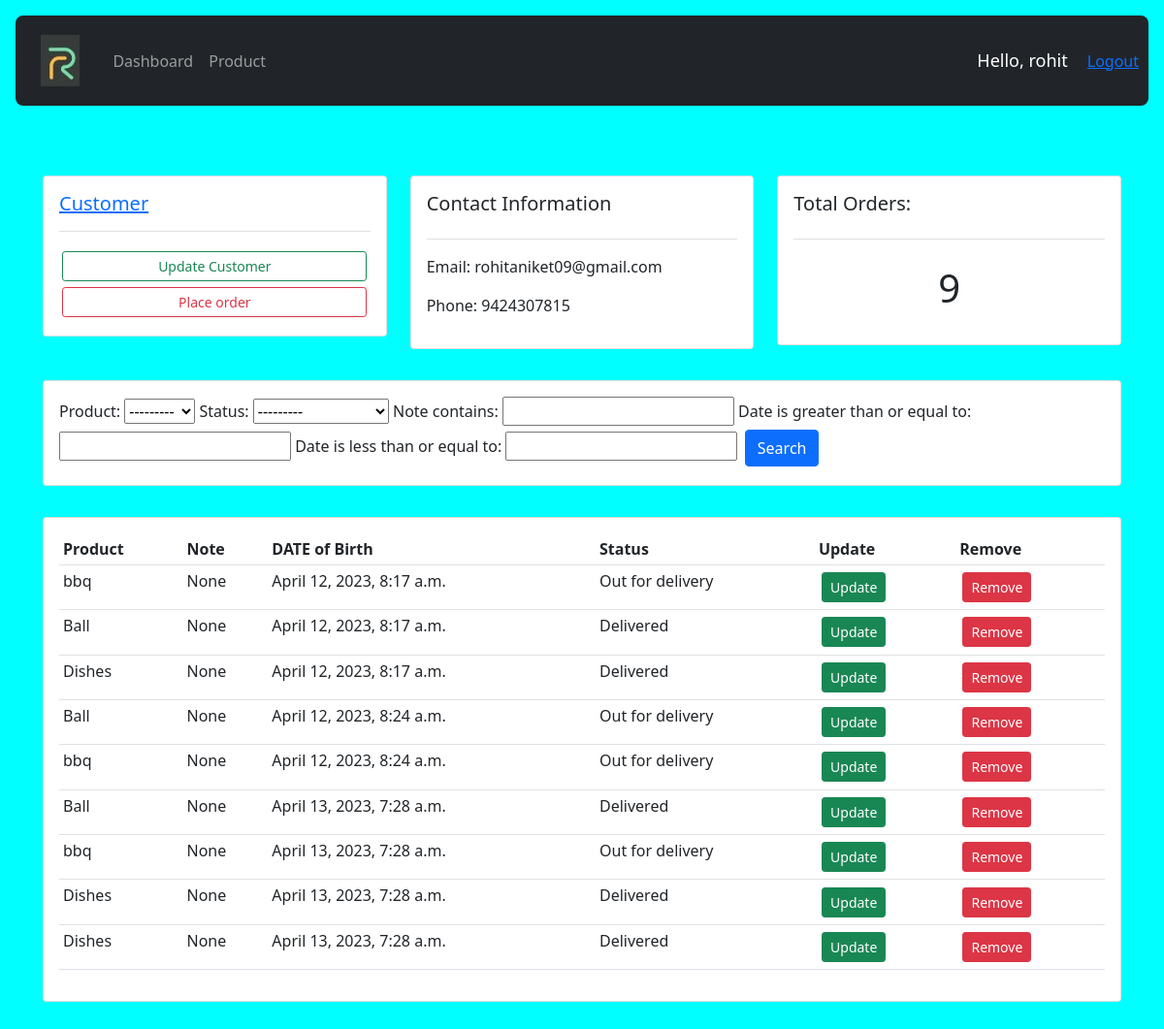
The app's page /customer/1/ (signed in) with its own data.
### accounts/models.py (models this page shows, shortened)
class Customer(models.Model):
	user = models.OneToOneField(User,null=True,blank=True,on_delete=models.CASCADE)
	name = models.CharField(max_length=200,null=True)
	phone= models.CharField(max_length=200,null=True)
	email=models.CharField(max_length=200,null=True)
	profile_pic = models.ImageField(default = "r.jpg",null=True,blank=True)
	date = models.DateTimeField(auto_now_add = True,null = True)

class Order(models.Model):
	STATUS = (('Pending','Pending'),
			  ('Out for delivery','Out for delivery'),
			  ('Delivered','Delivered'))
	customer=models.ForeignKey(Customer,null=True,on_delete=models.SET_NULL)
	product=models.ForeignKey(Product,null=True,on_delete=models.SET_NULL)
	date = models.DateTimeField(auto_now_add = True,null = True)
	status = models.CharField(max_length=200,null=True,choices=STATUS)
	note = models.CharField(max_length=1000,null=True)

class Product(models.Model):
	CATEGORY = (('iNDOOR','INDOOR'),
				('Out Door','Out Door'),)
	name=models.CharField(max_length=200,null=True)
	price=models.FloatField(null=True)
	category=models.CharField(max_length=200,null=True,choices=CATEGORY)
	description=models.CharField(max_length=200,null=True,blank = True)
	data =models.DateTimeField(auto_now_add = True,null = True)
	tags = models.ManyToManyField(Tag)
	def __str__(self):
		return self.name

### accounts/decorators.py (the view)
		def wrapper_func(request,*args,**kwargs):
			group = None
			if request.user.groups.exists():
				group = request.user.groups.all()[0].name
			if group in allowed_roles:
				return view_func(request,*args,**kwargs)
			else:
				return HttpResponse('You are not authorized to view this page')

### accounts/views.py (called while the page is built)
@login_required(login_url='login')
@allowed_users(allowed_roles=['Admin'])
def customer(request,pk_test):
	customer = Customer.objects.get(id = pk_test)
	orders = customer.order_set.all()
	countorder = orders.count()
	myFilter = OrderFilter(request.GET,queryset=orders)
	orders = myFilter.qs
	context = {'customer':customer,'orders':orders,'count':countorder,'myFilter':myFilter}
	return render(request,'accounts/cus.html',context)

### accounts/templates/accounts/cus.html (shortened to what this page needs)
{% extends  'accounts/main.html'%}
{% block content%}
<br>
<div class="row">
	<div class="col-md">
		<div class="card card-body">
			<h5>
				Customer
			</h5>
			<hr>
			<a class="btn btn-outline-success btn-sm" href="">
				Update Customer
			</a>
			<a class="btn btn-outline-danger btn-sm" href="{% url 'order_form' customer.id%}">
					Place order
			</a>
		</div>
	</div>
	<div class="col-md">
		<div class="card card-body">
			<h5>Contact Information</h5>
			<hr>
			<p>Email: {{customer.email}}</p>
			<p>Phone: {{customer.phone}}</p>
		</div>
	</div>
	<div class="col-md">
		<div class="card card-body">
			<h5>Total Orders:</h5>
			<hr>
			<h1 style="text-align: center;padding: 10px;">{{count}}	</h1>
		</div>
	</div>
</div>
<div class="row">
	<div class="col">
		<div class="card card-body">
			<form method="get">
				{{myFilter.form}}
				<button class="btn btn-primary" type="submit">Search</button>
			</form>
		</div>
	</div>
</div>
<div class="row">
	<div class="col-md">
		<div class="card card-body">
			<table class="table table-sm">
				<tr>
					<th>
						Product
					</th>
					<th>Note</th>
					<th>DATE of Birth</th>
					<th>Status</th>
					<th>Update</th>
					<th>Remove</th>
				</tr>
				{% for order in orders%}
					<tr>
						<td>{{order.product}}</td>
						<td>{{order.note}}</td>
						<td>{{order.date}}</td>
						<td>{{order.status}}</td>
						   <td><a  class="btn btn-success btn-sm btn-block" href="{% url 'update' order.id%}">Update</a></td>
                        <td><a href="{% url 'delete_order' order.id%}" class="btn btn-danger btn-sm btn-block">Remove</a></td>
					</tr>
				{% endfor %}
			</table>
		</div>
	</div>
</div>
{%endblock%}

### accounts/templates/accounts/navbar.html (shortened to what this page needs)
{% load static %}
<!DOCTYPE html>
<html lang="en">
<head>
</head>
<body>
  <nav class="navbar navbar-expand-lg navbar-dark bg-dark">
    <img class="btn btn-link" src="{% static 'images/r.jpg'%}">
    <div class="collapse navbar-collapse" id="navbarNav">
      <ul class="navbar-nav">
        {% if request.user.is_staff %}
         <li class="nav-item">
          <a class="nav-link" href="{% url 'home' %}">Dashboard</a>
        </li>
        <li class="nav-item active">
          <a class="nav-link" href="{% url 'product' %}">Product </a>
        </li>
        {% else %}
          <li class="nav-item">
            <a class="nav-link" href="{% url 'account'%}">Settings</a>
          </li>
        {% endif %}
      </ul>
    </div>
    <span class ="hello-msg ">Hello, {{request.user}}</span>
    <span><a href="{% url 'logout'%}">Logout</span>
  </nav>
</body>
</html>

### static/css/main.css (style rules this page uses)
.navbar { margin: 1rem; border-radius: 0.5rem; padding: 10px; }
body { background-color: aqua; }
.row { margin: 2rem; text-align: center; }
hr { color: #888282; }
th { padding: 1.3rem; }
.navbar-nav { padding: 10px; }

### accounts/templates/accounts/navbar.html (style rules this page uses)
.hello-msg { font-size: 18px; color: white; margin-right: 20px; }

### accounts/templates/accounts/cus.html (style rules this page uses)
.row { text-align: left; }
.btn { margin: 0.2rem; }

### records on screen
Customer: email "rohitaniket09@gmail.com", phone "9424307815"
Order: product "bbq", note "None", date "April 12, 2023, 8:17 a.m.", status "Out for delivery"
Order: product "Ball", note "None", date "April 12, 2023, 8:17 a.m.", status "Delivered"
Order: product "Dishes", note "None", date "April 12, 2023, 8:17 a.m.", status "Delivered"
Order: product "Ball", note "None", date "April 12, 2023, 8:24 a.m.", status "Out for delivery"
Order: product "bbq", note "None", date "April 12, 2023, 8:24 a.m.", status "Out for delivery"
Order: product "Ball", note "None", date "April 13, 2023, 7:28 a.m.", status "Delivered"
Order: product "bbq", note "None", date "April 13, 2023, 7:28 a.m.", status "Out for delivery"
Order: product "Dishes", note "None", date "April 13, 2023, 7:28 a.m.", status "Delivered"
Order: product "Dishes", note "None", date "April 13, 2023, 7:28 a.m.", status "Delivered"

### other values on screen
{{ request.user }} "rohit"
{{ count }} "9"
